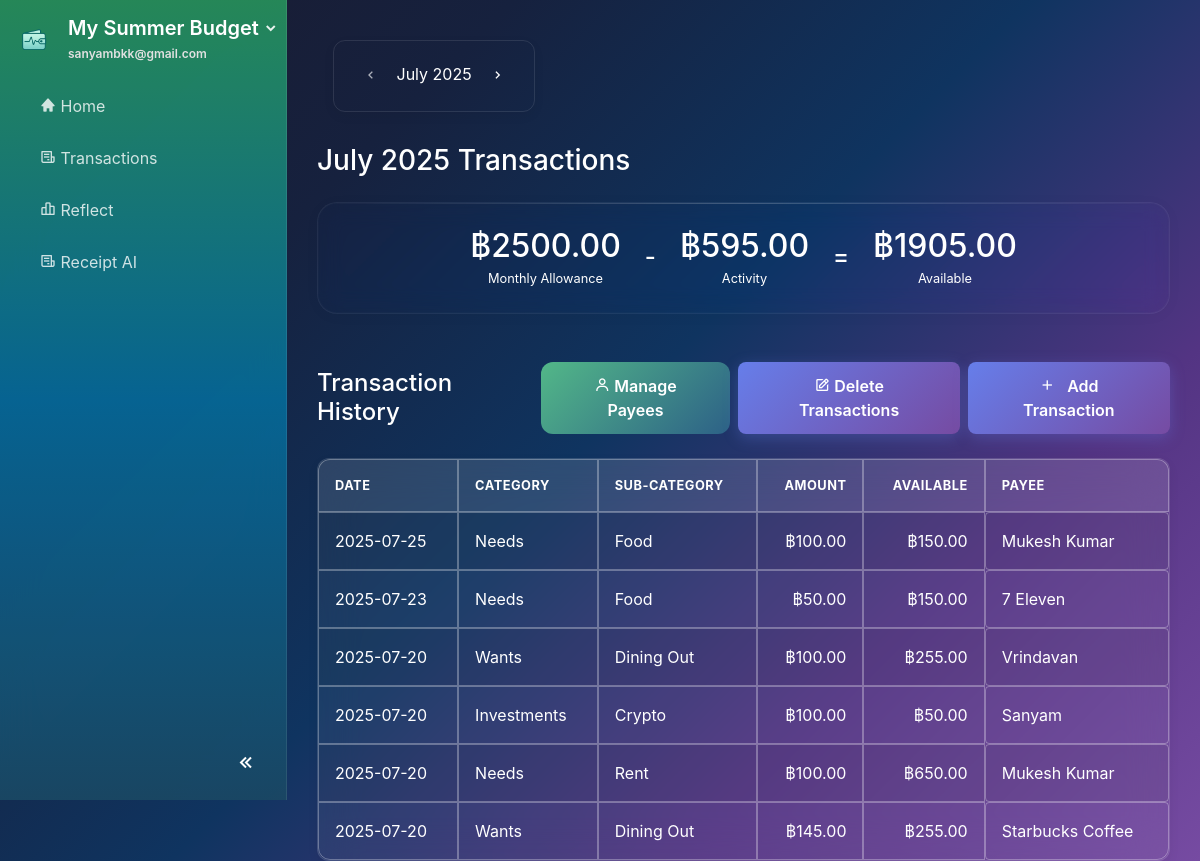
The app's page /transactions/2025/7 (signed in), older data.
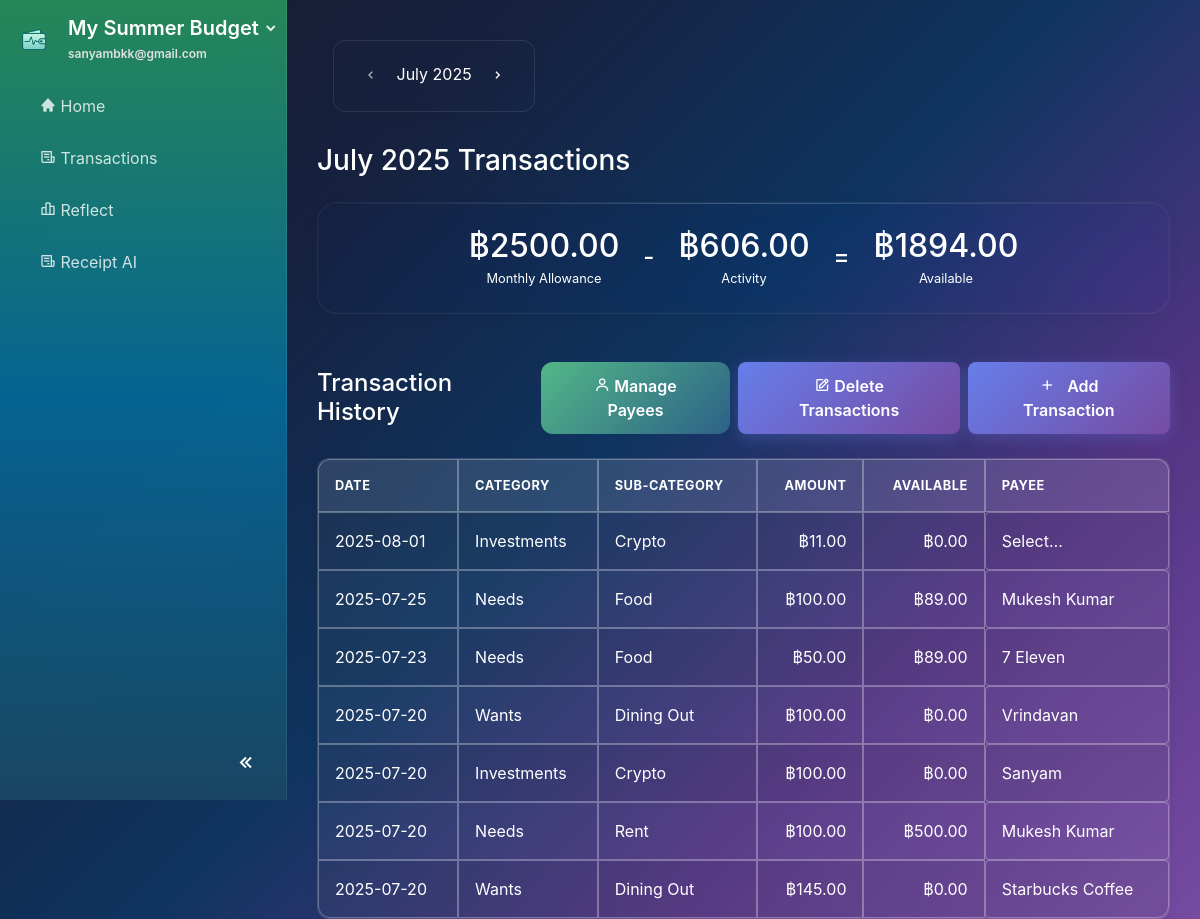
The same page, newer data.
### website/models.py (models this page shows, shortened)
class Plan(db.Model):
    id             = db.Column(db.Integer, primary_key=True)
    name           = db.Column(db.String(100), nullable=False)
    monthly_income = db.Column(db.Float)
    budget_pref    = db.Column(JSON)  # e.g., {"needs": 50, "wants": 30, "savings": 20}
    user_id        = db.Column(db.Integer, db.ForeignKey('user.id'), nullable=False)

class User(db.Model, UserMixin):
    id         = db.Column(db.Integer, primary_key=True)
    email      = db.Column(db.String(150), unique=True, nullable=False)
    password   = db.Column(db.String(150))
    first_name = db.Column(db.String(150))
    last_name  = db.Column(db.String(150))
    date_created = db.Column(db.DateTime(timezone=True), default=func.now())
    active_plan_id = db.Column(db.Integer, db.ForeignKey('plan.id'), nullable=True)
    profile_complete = db.Column(db.Boolean, default=False)
    theme = db.Column(db.String(50), nullable=False, default='system')
    notes = db.relationship('Note', backref='user', lazy=True)
    plans = db.relationship('Plan', foreign_keys=[Plan.user_id], backref='user', lazy=True, cascade="all, delete-orphan")
    active_plan = db.relationship('Plan', foreign_keys=[active_plan_id], post_update=True)

class Transaction(db.Model):
    id = db.Column(db.Integer, primary_key=True)
    description = db.Column(db.String(200), nullable=False)
    amount = db.Column(db.Float, nullable=False)
    transaction_date = db.Column(db.DateTime(timezone=True), default=func.now())
    category_id = db.Column(db.Integer, db.ForeignKey('budget_category.id'), nullable=False)
    payee_id = db.Column(db.Integer, db.ForeignKey('payee.id'), nullable=True)
    plan_id = db.Column(db.Integer, db.ForeignKey('plan.id'), nullable=False)
    created_date = db.Column(db.DateTime(timezone=True), default=func.now())
    source_type = db.Column(db.String(20), default='manual')  # 'manual', 'receipt'
    user_notes = db.Column(db.Text, nullable=True)  # User's payment notes for categorization
    plan = db.relationship('Plan', backref=db.backref('transactions', lazy=True, cascade="all, delete-orphan"))
    payee = db.relationship('Payee', backref=db.backref('transactions', lazy=True))

class BudgetCategory(db.Model):
    id = db.Column(db.Integer, primary_key=True)
    name = db.Column(db.String(100), nullable=False)
    icon = db.Column(db.String(50), default='bx-category')
    main_category = db.Column(db.String(50), nullable=False)  # 'needs', 'wants', 'bills', 'investments'
    assigned_amount = db.Column(db.Float, default=0.0)
    spent_amount = db.Column(db.Float, default=0.0)
    plan_id = db.Column(db.Integer, db.ForeignKey('plan.id'), nullable=False)
    created_date = db.Column(db.DateTime(timezone=True), default=func.now())
    plan = db.relationship('Plan', backref=db.backref('categories', lazy=True, cascade="all, delete-orphan"))
    transactions = db.relationship('Transaction', backref='category', lazy=True, cascade="all, delete-orphan")
    @property
    def available_amount(self):
        return self.assigned_amount - self.spent_amount

class Payee(db.Model):
    id = db.Column(db.Integer, primary_key=True)
    name = db.Column(db.String(100), nullable=False)
    plan_id = db.Column(db.Integer, db.ForeignKey('plan.id'), nullable=False)
    created_date = db.Column(db.DateTime(timezone=True), default=func.now())
    plan = db.relationship('Plan', backref=db.backref('payees', lazy=True, cascade="all, delete-orphan"))

### website/views.py (the view)
@views.route('/transactions/<int:year>/<int:month>')
@views.route('/transactions')
@login_required
def transactions(year=None, month=None):
    plan = current_user.active_plan
    if not plan:
        flash("No active plan found.", 'error')
        return redirect(url_for('views.home'))
    monthly_allowance = plan.monthly_income or 0.0
    if year is None or month is None:
        today = datetime.now()
        year, month = today.year, today.month
    try:
        display_date = datetime(year, month, 1)
    except ValueError:
        today = datetime.now()
        year, month = today.year, today.month
        display_date = datetime(year, month, 1)
    display_month_str = display_date.strftime('%B')
    start_of_month = datetime(year, month, 1)
    end_of_month = start_of_month + timedelta(days=32)
    end_of_month = datetime(end_of_month.year, end_of_month.month, 1)
    activity_sum = db.session.query(func.sum(Transaction.amount)).filter(
        Transaction.plan_id == plan.id,
        Transaction.transaction_date >= start_of_month,
        Transaction.transaction_date < end_of_month
    ).scalar() or 0.0
    activity_total = abs(activity_sum)  # Convert to positive value for display
    available = monthly_allowance - activity_total
    from dateutil.relativedelta import relativedelta
    prev_month_date = display_date - relativedelta(months=1)
    next_month_date = display_date + relativedelta(months=1)
    user_join_date = current_user.date_created or datetime.now()
    is_first_month = (display_date.year == user_join_date.year and display_date.month == user_join_date.month)
    can_go_prev = not is_first_month
    can_go_next = True  # Allow future months for transaction entry
    return render_template(
        'transactions.html',
        monthly_allowance=monthly_allowance,
        activity_total=activity_total,
        available=available,
        transactions=db.session.query(Transaction).filter(
            Transaction.plan_id==plan.id,
            Transaction.transaction_date>=start_of_month,
            Transaction.transaction_date<end_of_month
        ).order_by(Transaction.transaction_date.desc()).all(),
        payees=[{'id': p.id, 'name': p.name} for p in plan.payees],
        current_month=display_month_str,
        current_month_num=month,
        current_year=year,
        prev_month=prev_month_date.month,
        prev_year=prev_month_date.year,
        next_month=next_month_date.month,
        next_year=next_month_date.year,
        can_go_prev=can_go_prev,
        can_go_next=can_go_next
    )

### website/templates/transactions.html (shortened to what this page needs)
{% extends "base.html" %}
{% block content %}
<div class="container-fluid mt-4">
    <div class="top-bar">
        <div class="month-selector">
            {% if can_go_prev %}
                <a href="{{ url_for('views.transactions', year=prev_year, month=prev_month) }}" class="btn btn-nav"><i class='bx bx-chevron-left'></i></a>
            {% else %}
                <span class="btn btn-nav disabled"><i class='bx bx-chevron-left'></i></span>
            {% endif %}
            <span class="current-month">{{ current_month }} {{ current_year }}</span>
            {% if can_go_next %}
                <a href="{{ url_for('views.transactions', year=next_year, month=next_month) }}" class="btn btn-nav"><i class='bx bx-chevron-right'></i></a>
            {% else %}
                <span class="btn btn-nav disabled"><i class='bx bx-chevron-right'></i></span>
            {% endif %}
        </div>
    </div>
    <h3 class="page-title mb-4">{{ current_month }} {{ current_year }} Transactions</h3>
    <div class="card glass p-4 d-flex flex-row align-items-center justify-content-center balances-display mb-5">
        <div class="text-center mx-4 mb-3 mb-lg-0">
            <h2 class="text-success mb-0">฿{{ "%.2f"|format(monthly_allowance) }}</h2>
            <small class="text-muted">Monthly Allowance</small>
        </div>
        <div class="h4 mb-0 text-muted">-</div>
        <div class="text-center mx-4 mb-3 mb-lg-0">
            <h2 class="text-danger mb-0">฿{{ "%.2f"|format(activity_total) }}</h2>
            <small class="text-muted">Activity</small>
        </div>
        <div class="h4 mb-0 text-muted">=</div>
        <div class="text-center mx-4 mb-3 mb-lg-0">
            <h2 class="text-primary mb-0">฿{{ "%.2f"|format(available) }}</h2>
            <small class="text-muted">Available</small>
        </div>
    </div>
    <div class="d-flex justify-content-between align-items-center mb-4">
        <h4 class="mb-0">Transaction History</h4>
        <div class="d-flex gap-2">
            <button class="btn btn-primary mr-2" id="managePayeesBtn" data-toggle="modal" data-target="#managePayeesModal">
                <i class="bx bx-user"></i> Manage Payees
            </button>
            <button class="btn btn-primary mr-2" id="manageTransactionsBtn" data-toggle="modal" data-target="#manageTransactionsModal">
                <i class="bx bx-edit"></i> Delete Transactions
            </button>
            <button class="btn btn-primary" id="addTransactionBtn" data-toggle="modal" data-target="#addTransactionModal">
                <i class="bx bx-plus"></i> Add Transaction
            </button>
        </div>
    </div>
    <div class="transactions-table-container">
        <div class="table-responsive">
        <table id="transactionsTable" class="table table-striped table-bordered">
            <thead class="thead-light">
                <tr>
                    <th>Date</th>
                    <th>Category</th>
                    <th>Sub-Category</th>
                    <th class="text-right">Amount</th>
                    <th class="text-right">Available</th>
                    <th>Payee</th>
                </tr>
            </thead>
            <tbody>
                {% for tx in transactions %}
                <tr data-transaction-id="{{ tx.id }}">
                    <td>{{ tx.created_date.strftime('%Y-%m-%d') }}</td>
                    <td>{{ tx.category.main_category.capitalize() }}</td>
                    <td>{{ tx.category.name }}</td>
                    <td class="text-right">฿{{ "%.2f"|format(tx.amount|abs) }}</td>
                    <td class="text-right">฿{{ "%.2f"|format(tx.category.available_amount) }}</td>
                    <td class="payee-cell" role="button" tabindex="0" data-current-payee="{{ tx.payee.id if tx.payee else '' }}">
                        {{ tx.payee.name if tx.payee else 'Select…' }}
                    </td>
                </tr>
                {% endfor %}
            </tbody>
        </table>
        </div>
    </div>
</div>
{% endblock %}

### website/templates/base.html (shortened to what this page needs)
<!DOCTYPE html>
<html lang="en" data-initial-theme="{{ current_user.theme if current_user.is_authenticated else 'system' }}">
<head>
    <link rel="stylesheet" href="https://stackpath.bootstrapcdn.com/bootstrap/4.4.1/css/bootstrap.min.css"/>
    <link rel="stylesheet" href="https://stackpath.bootstrapcdn.com/font-awesome/4.7.0/css/font-awesome.min.css"/>
    <link href="https://unpkg.com/boxicons@2.1.4/css/boxicons.min.css" rel="stylesheet">
    <link href="{{ url_for('static', filename='css/general.css') }}" rel="stylesheet">
    <link href="{{ url_for('static', filename='css/sidebar.css') }}" rel="stylesheet">
    <link href="{{ url_for('static', filename='css/buttons.css') }}" rel="stylesheet">
    <link href="{{ url_for('static', filename='css/dashboard.css') }}" rel="stylesheet">
    <link href="{{ url_for('static', filename='css/auth.css') }}" rel="stylesheet">
    <link href="{{ url_for('static', filename='css/dark-theme.css') }}" rel="stylesheet">
    <link href="{{ url_for('static', filename='css/account_settings.css') }}" rel="stylesheet">
</head>
{% set hide_sidebar = hide_sidebar | default(false) %}
<body id="page-body" class="d-flex {{ '' if hide_sidebar else 'with-sidebar' }} {% block page_class %}{% endblock %}">
    {% if not hide_sidebar %}
    <nav id="sidebar" class="text-white flex-column">
        <div class="sidebar-header px-3 py-3">
            <div class="d-flex align-items-center">
                <img src="{{ url_for('static', filename='images/logo.png') }}" alt="App logo" class="logo-img mr-3">
                <div class="flex-grow-1">
                    <div class="dropdown">
                        <a id="planDropdown"
                            href="#"
                            class="dropdown-toggle text-white text-decoration-none"
                            data-toggle="dropdown"
                            aria-haspopup="true"
                            aria-expanded="false">
                            <h5 class="mb-0">
                                <span class="sidebar-text">{{ current_user.active_plan.name if current_user.active_plan else 'Create a Plan' }}</span>
                            </h5>
                            <i class="bx bxs-chevron-down toggle-arrow"></i>
                        </a>
                    </div>
                    <small class="email-white sidebar-text">{{ current_user.email }}</small>
                </div>
            </div>
        </div>
        <ul class="nav flex-column px-3">
            <li class="nav-item">
                <a class="nav-link {% if request.path == url_for('views.home') %}active{% endif %}" href="{{ url_for('views.home') }}">
                    <i class='bx bxs-home'></i> <span class="sidebar-text">Home</span>
                </a>
            </li>
            <li class="nav-item">
                <a class="nav-link {% if request.path == url_for('views.transactions') %}active{% endif %}" href="{{ url_for('views.transactions') }}">
                    <i class='bx bx-receipt'></i> <span class="sidebar-text">Transactions</span>
                </a>
            </li>
            <li class="nav-item">
                <a class="nav-link {% if request.path == url_for('views.reflect') %}active{% endif %}" href="{{ url_for('views.reflect') }}">
                    <i class='bx bx-bar-chart-alt-2'></i> <span class="sidebar-text">Reflect</span>
                </a>
            </li>
            <li class="nav-item">
                <a class="nav-link" href="{{ url_for('views.receipt_ai') }}">
                    <i class="bx bx-receipt"></i>
                    <span class="nav-text">Receipt AI</span>
                </a>
            </li>
        </ul>
        <div class="sidebar-footer">
            <button id="sidebar-toggle" class="btn btn-link">
                <i class='bx bx-chevrons-left'></i>
            </button>
        </div>
    </nav>
    {% endif %}
    <div id="content-wrapper" class="w-100">
        <div class="container-fluid">
            {% block content %} {% endblock %}
        </div>
    </div>
</body>
</html>

Row changes from the older to the newer data that the page shows:
added Transaction: created_date "2025-08-01", category.main_category "Investments", category.name "Crypto", amount|abs "11.00", {{ "%.2f"|format(tx.category.available_amount) }} "0.00", payee "Select…"
changed BudgetCategory (number 1 of 4 on the later page): category.available_amount "50.00" → "0.00"
changed BudgetCategory (number 2 of 4 on the later page): category.available_amount "150.00" → "89.00"
changed BudgetCategory (number 3 of 4 on the later page): category.available_amount "255.00" → "0.00"
changed BudgetCategory (number 4 of 4 on the later page): category.available_amount "650.00" → "500.00"
Text that changed along with them:
{{ "%.2f"|format(activity_total) }}: "595.00" → "606.00"
{{ "%.2f"|format(available) }}: "1905.00" → "1894.00"
